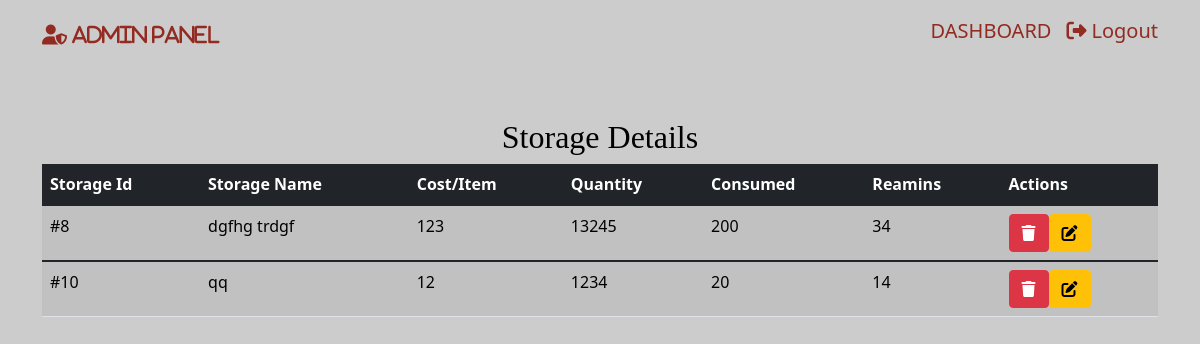
Page /Admin/storage-action.php (signed in) on the committed database.
### tables this page shows
CREATE TABLE `Storage` (
  `s_id` int(11) NOT NULL,
  `name` varchar(30) NOT NULL,
  `cost` int(11) NOT NULL,
  `quantity` int(11) DEFAULT NULL,
  `description` varchar(1000) DEFAULT NULL,
  `img_path` varchar(1000) DEFAULT NULL,
  `consumed` int(11) NOT NULL DEFAULT 0,
  `remains` int(2) DEFAULT NULL
);

### Admin/storage-action.php (the view, shortened to what this page needs)
<!DOCTYPE html>
<html lang="en">
<head>
    <link href="https://cdn.jsdelivr.net/npm/bootstrap@5.1.3/dist/css/bootstrap.min.css" rel="stylesheet"
>
</head>
<body>
    <nav class="navbar navbar-light">
        <div class="container">
            <a class="navbar-brand" href="#">
                <i class="fas fa-user-shield" style="color:#922B21"> ADMIN PANEL</i>
            </a>
            <p style="float:right;color:#922B21;font-size:20px;margin-top:8px"><a href="admin-panel.php"style="text-decoration:none;color:#922B21;margin-right:15px">DASHBOARD</a><a href="logout.php"
                    style="text-decoration:none;color:#922B21"><i class="fa fa-sign-out-alt">&nbsp;</i>Logout</a></p>
        </div>
    </nav>
    <section class="container py-2 mt-4 mb-4">
        <div class="row">
            <div class="col-lg-12">
                <h2 class="app-stats text-center mt-3"
                    style="color:black;font-family: 'Times New Roman', Times, serif;">Storage Details</h2>
                <div class=" table-responsive">
                    <table class="table table-striped table-hover">
                        <thead class="thead bg-dark" style="color:white;">
                            <tr>
                                <th>Storage Id</th>
                                <th>Storage Name</th>
                                <th>Cost/Item</th>
                                <th>Quantity</th>
                                <th>Consumed</th>
                                <th>Reamins</th>
                                <th>Actions</th>
                            </tr>
                        </thead>
                        <?php
                       global $connection;
                       $sql="SELECT * FROM Storage";
                       $stmt=$connection->query($sql);
                       while($Datarows = $stmt->fetch_assoc())
                       {
                           $id          = $Datarows["s_id"];
                           $Sname       = $Datarows["name"];
                           $CostItem    = $Datarows["cost"];
                           $qty         = $Datarows["quantity"];
                           $cons = $Datarows['consumed'];
                           $remains = $Datarows['remains'];
                    ?>
                        <tbody class="tbody">
                            <tr>
                                <td>#<?php echo  $id;       ?></td>
                                <td> <?php echo  $Sname;      ?></td>
                                <td> <?php echo  $CostItem; ?></td>
                                <td> <?php echo  $qty;      ?></td>
                                <td> <?php echo  $cons;    ?></td>
                                <td> <?php echo  $remains;    ?></td>
                                 <td>
                                     <a title="Edit This Storage" href="edit-storage.php?id=<?php echo $id; ?>" class="btn btn-warning"><i class="fas fa-edit"></i>
                                    </a>
                                    <form method="POST" style="float:left;">
                       <button type="submit" class="btn btn-danger" name="delete_btn" value="<?php echo $id; ?>"><i class="fas fa-trash"></i></button>
                            </form></td>
                            </tr>
                        </tbody>
                        <?php } ?>
                    </table>
                </div>
            </div>
        </div>
</body>
</html>

### Admin/storage-action.php (style rules this page uses)
body { position: absolute; top: 0; bottom: 0; left: 0; right: 0; height: 100%; backdrop-filter: blur(3px); background-image: url("images/mainWall.jpg"); background-repeat: no-repeat, repeat; background-color: #cccccc; background-size: cover; }
.table .tbody tr td { color: black; }

### rows in the picture
storage: s_id "8", name "dgfhg trdgf", cost "123", quantity "13245", consumed "200", remains "34"
storage: s_id "10", name "qq", cost "12", quantity "1234", consumed "20", remains "14"
